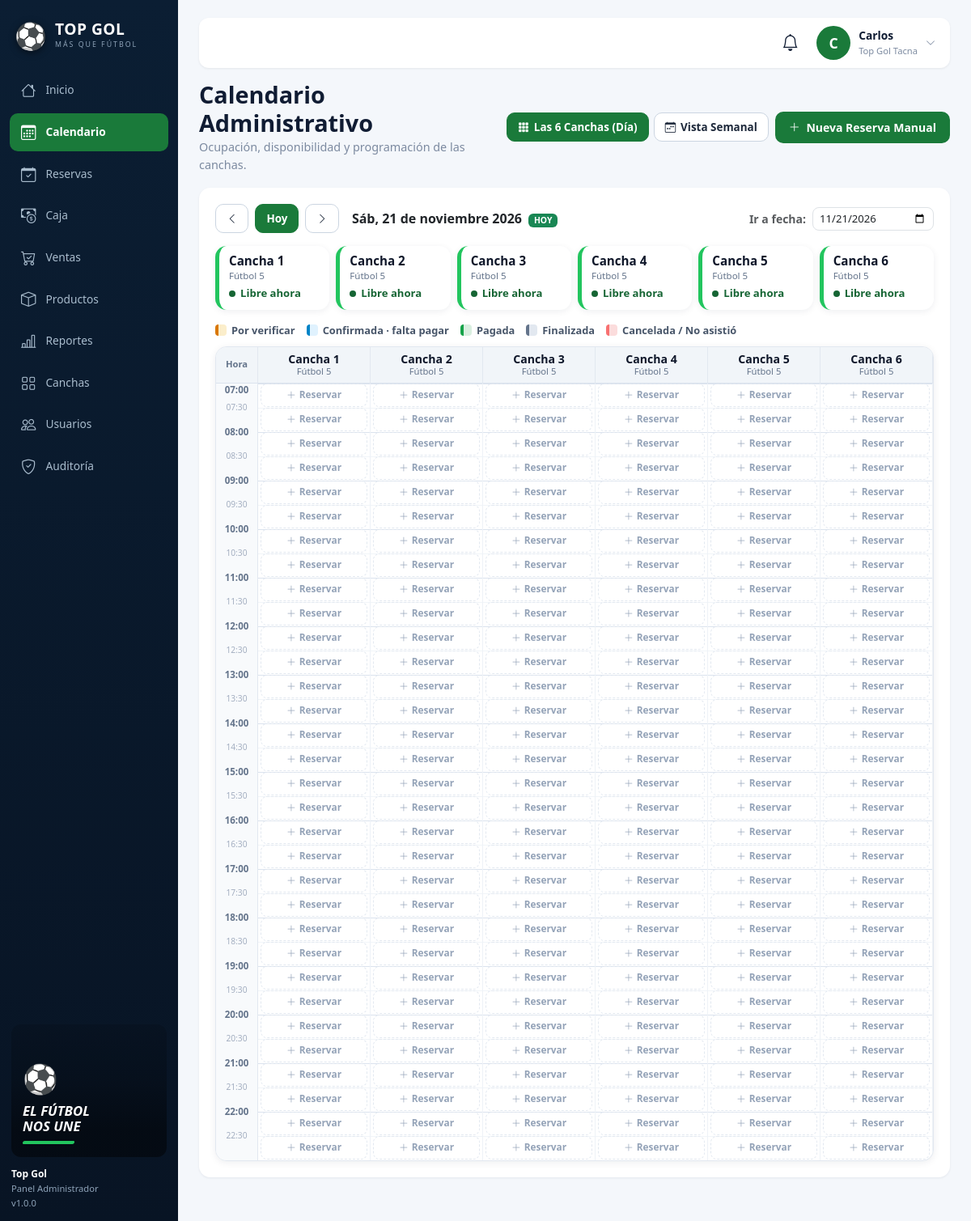
/admin/calendario (signed in), run on the app's committed database.
### tables this page shows
CREATE TABLE IF NOT EXISTS `canchas` (
  `id`          INT NOT NULL AUTO_INCREMENT,
  `nombre`      VARCHAR(100) NOT NULL,
  `descripcion` TEXT DEFAULT NULL,
  `precio_hora` DECIMAL(10,2) NOT NULL,
  `capacidad`   INT NOT NULL,
  `tipo`        ENUM('futbol_5','futbol_7','futbol_11') NOT NULL DEFAULT 'futbol_5',
  `iluminacion` TINYINT(1) NOT NULL DEFAULT 1,
  `techada`     TINYINT(1) NOT NULL DEFAULT 0,
  `estado`      ENUM('disponible','mantenimiento') NOT NULL DEFAULT 'disponible',
  `created_at`  TIMESTAMP NOT NULL DEFAULT CURRENT_TIMESTAMP,
  `updated_at`  TIMESTAMP NOT NULL DEFAULT CURRENT_TIMESTAMP ON UPDATE CURRENT_TIMESTAMP,
  PRIMARY KEY (`id`)
);

### app/Views/reservas/calendario.php (the view, shortened to what the rows shown need)
<?php
$diasN = ['Lun', 'Mar', 'Mié', 'Jue', 'Vie', 'Sáb', 'Dom'];
$mesesL = ['', 'enero', 'febrero', 'marzo', 'abril', 'mayo', 'junio', 'julio', 'agosto', 'septiembre', 'octubre', 'noviembre', 'diciembre'];
$tipoLabels = ['futbol_5' => 'Fútbol 5', 'futbol_7' => 'Fútbol 7', 'futbol_11' => 'Fútbol 11'];
$aMin = static fn(string $hms): int => ((int)substr($hms, 0, 2)) * 60 + (int)substr($hms, 3, 2);
$finMin = static function (array $r) use ($aMin): int {
    $f = $aMin((string)$r['hora_fin']);
    return $f === 0 ? 1440 : $f;
};
$hhmm = static fn(int $m): string => sprintf('%02d:%02d', intdiv($m, 60), $m % 60);
$unicas = static function (array $celdas): array {
    $out = [];
    foreach ($celdas as $lista) {
        foreach ($lista as $r) { $out[(int)$r['id']] = $r; }
    }
    return array_values($out);
};
$carriles = static function (array $lista) use ($aMin, $finMin): array {
    usort($lista, static fn($a, $b) => $aMin((string)$a['hora_inicio']) <=> $aMin((string)$b['hora_inicio']));
    $res = []; $grupo = []; $finGrupo = -1; $finCarril = [];
    $cerrar = static function () use (&$res, &$grupo, &$finCarril) {
        $n = max(1, count($finCarril));
        foreach ($grupo as $g) { $g['lanes'] = $n; $res[] = $g; }
        $grupo = []; $finCarril = [];
    };
    foreach ($lista as $r) {
        $ini = $aMin((string)$r['hora_inicio']);
        $fin = $finMin($r);
        if (!empty($grupo) && $ini >= $finGrupo) { $cerrar(); $finGrupo = -1; }
        $lane = 0;
        while (isset($finCarril[$lane]) && $finCarril[$lane] > $ini) { $lane++; }
        $finCarril[$lane] = $fin;
        $finGrupo = max($finGrupo, $fin);
        $grupo[] = ['r' => $r, 'lane' => $lane, 'ini' => $ini, 'fin' => $fin];
    }
    if (!empty($grupo)) { $cerrar(); }
    return $res;
};
$rangoVisible = static function (array $fechas, array $reservas) use ($aMin, $finMin): array {
    $ini = 1440; $fin = 0;
    foreach ($fechas as $f) {
        $h = getHorarioProvisionalNegocio($f);
        $ini = min($ini, $aMin($h['apertura']));
        $fin = max($fin, $aMin($h['cierre']));
    }
    foreach ($reservas as $r) {
        $ini = min($ini, $aMin((string)$r['hora_inicio']));
        $fin = max($fin, $finMin($r));
    }
    return [intdiv($ini, 60) * 60, (int)(ceil($fin / 60) * 60)];
};
$leyenda = static function (): void { ?>
    <div class="cal-leyenda" aria-label="Colores de las reservas">
        <span class="lg verificar"><i></i> Por verificar</span>
        <span class="lg falta"><i></i> Confirmada · falta pagar</span>
        <span class="lg pagada"><i></i> Pagada</span>
        <span class="lg fin"><i></i> Finalizada</span>
        <span class="lg neg"><i></i> Cancelada / No asistió</span>
    </div>
<?php };
    ?>
    <?php
$estadoCancha = static function (array $reservas, bool $esHoy, int $ahoraMin) use ($aMin, $finMin, $hhmm): array {
    if (!$esHoy) {
        $n = count($reservas);
        return ['cls' => 'libre', 'txt' => $n > 0 ? $n . ($n === 1 ? ' reserva' : ' reservas') : 'Libre todo el día'];
    }
    $prox = null;
    foreach ($reservas as $r) {
        $i = $aMin((string)$r['hora_inicio']); $f = $finMin($r);
        if ($i <= $ahoraMin && $ahoraMin < $f) {
            return ['cls' => 'ocupada', 'txt' => 'Ocupada hasta ' . $hhmm($f)];
        }
        if ($i > $ahoraMin && ($prox === null || $i < $prox)) { $prox = $i; }
    }
    return $prox !== null ? ['cls' => 'libre', 'txt' => 'Libre ahora', 'sub' => 'Próx: ' . $hhmm($prox)] : ['cls' => 'libre', 'txt' => 'Libre ahora'];
};
?>
<?php require VIEWS_PATH . DIRECTORY_SEPARATOR . 'layout' . DIRECTORY_SEPARATOR . 'admin_top.php'; ?>
<div class="cal-header-bar">
    <div>
        <h1 class="adm-h1">Calendario Administrativo</h1>
        <p class="adm-sub">Ocupación, disponibilidad y programación de las canchas.</p>
    </div>
    <div class="cal-actions">
        <div class="cal-seg" role="group">
            <a href="<?= url('/admin/calendario?vista=dia&fecha=' . ($vista === 'dia' ? $fechaDia : date('Y-m-d'))) ?>" class="cal-btn <?= $vista === 'dia' ? 'active' : '' ?>">
                <i class="bi bi-grid-3x3-gap-fill"></i> Las 6 Canchas (Día)
            </a>
            <a href="<?= url('/admin/calendario?vista=semana&semana=' . ($vista === 'dia' ? $fechaDia : $semanaRef)) ?>" class="cal-btn <?= $vista === 'semana' ? 'active' : '' ?>">
                <i class="bi bi-calendar-week"></i> Vista Semanal
            </a>
        </div>
        <a href="<?= url('/reserva/crear') ?>" class="btn btn-sm fw-bold" style="background:#1a7a3a;color:#fff;border-radius:10px;padding:8px 16px;">
            <i class="bi bi-plus-lg me-1"></i> Nueva Reserva Manual
        </a>
    </div>
</div>
<?php if ($vista === 'dia'): ?>
    <?php
        $tsDia = strtotime($fechaDia);
        $diaN = $diasN[(date('N', $tsDia) - 1)];
        $fechaTxt = $diaN . ', ' . date('d', $tsDia) . ' de ' . $mesesL[(int)date('n', $tsDia)] . ' ' . date('Y', $tsDia);
        $diaAnterior = date('Y-m-d', strtotime($fechaDia . ' -1 day'));
        $diaSiguiente = date('Y-m-d', strtotime($fechaDia . ' +1 day'));
        $esHoy = ($fechaDia === $hoy);
        $ahoraMin = $aMin(substr($horaActual, 0, 5));
        $todasDia = [];
        $porCancha = [];
        foreach ($canchas as $c) {
            $cid = (int)$c['id'];
            $porCancha[$cid] = $unicas($grillaDia[$cid] ?? []);
            $todasDia = array_merge($todasDia, $porCancha[$cid]);
        }
        [$rIni, $rFin] = $rangoVisible([$fechaDia], $todasDia);
        $altoGrid = (int)round(($rFin - $rIni) * CAL_PX_MIN);
        $negocioDia = getHorarioProvisionalNegocio($fechaDia);
        $abreMin = $aMin($negocioDia['apertura']);
        $cierraMin = $aMin($negocioDia['cierre']);
        $scrollA = $esHoy ? max(0, (int)round(($ahoraMin - 60 - $rIni) * CAL_PX_MIN)) : 0;
    ?>
    <div class="panel-2 mb-4">
        <div class="d-flex align-items-center justify-content-between flex-wrap gap-3 mb-3">
            <div class="cal-nav">
                <a href="<?= url('/admin/calendario?vista=dia&fecha=' . $diaAnterior) ?>" class="cal-btn" title="Día anterior"><i class="bi bi-chevron-left"></i></a>
                <a href="<?= url('/admin/calendario?vista=dia&fecha=' . $hoy) ?>" class="cal-btn <?= $esHoy ? 'active' : '' ?>">Hoy</a>
                <a href="<?= url('/admin/calendario?vista=dia&fecha=' . $diaSiguiente) ?>" class="cal-btn" title="Día siguiente"><i class="bi bi-chevron-right"></i></a>
                <span class="fw-bold text-dark fs-6 ms-2">
                    <?= htmlspecialchars($fechaTxt) ?>
                    <?php if ($esHoy): ?><span class="badge bg-success ms-1" style="font-size:0.65rem;">HOY</span><?php endif; ?>
                </span>
            </div>
            <form action="<?= url('/admin/calendario') ?>" method="GET" class="d-flex align-items-center gap-2">
                <label for="fechaPick" class="small fw-bold text-muted mb-0">Ir a fecha:</label>
                <input type="date" id="fechaPick" name="fecha" value="<?= htmlspecialchars($fechaDia) ?>" class="form-control form-control-sm" style="border-radius:8px;font-size:.82rem;width:150px;" onchange="this.form.submit()">
            </form>
        </div>
        <div class="row g-2 mb-3">
            <?php foreach ($canchas as $c): ?>
                <?php
                    $cid = (int)$c['id'];
                    $enMant = ($c['estado'] === 'mantenimiento');
                    $est = $enMant ? ['cls' => 'mant', 'txt' => 'En mantenimiento'] : $estadoCancha($porCancha[$cid], $esHoy, $ahoraMin);
                ?>
                <div class="col-6 col-md-4 col-xl-2">
                    <div class="cancha-card <?= $est['cls'] ?>">
                        <div class="c-title"><?= htmlspecialchars($c['nombre']) ?></div>
                        <div class="c-tipo"><?= htmlspecialchars($tipoLabels[$c['tipo']] ?? $c['tipo']) ?></div>
                        <div class="c-status"><i></i><span><?= htmlspecialchars($est['txt']) ?></span></div>
                    </div>
                </div>
            <?php endforeach; ?>
        </div>
        <?php $leyenda(); ?>
        <div class="cal-wrap" id="calScroll" data-scroll="<?= $scrollA ?>">
            <div class="cal-grid" style="--cols: <?= count($canchas) ?>; --ppm: <?= CAL_PX_MIN ?>;">
                <div class="cal-corner">Hora</div>
                <?php foreach ($canchas as $c): ?>
                    <div class="cal-colhead">
                        <div class="t1"><?= htmlspecialchars($c['nombre']) ?></div>
                        <div class="t2"><?= htmlspecialchars($tipoLabels[$c['tipo']] ?? $c['tipo']) ?></div>
                    </div>
                <?php endforeach; ?>
                <div class="cal-hours" style="height: <?= $altoGrid ?>px;">
                    <?php for ($m = $rIni; $m < $rFin; $m += 30): ?>
                        <span class="h <?= $m % 60 === 0 ? '' : 'med' ?>" style="top: <?= round(($m - $rIni) * CAL_PX_MIN) + ($m === $rIni ? 8 : 0) ?>px;"><?= $hhmm($m) ?></span>
                    <?php endfor; ?>
                </div>
                <?php foreach ($canchas as $c): ?>
                    <?php $cid = (int)$c['id']; $esMant = ($c['estado'] === 'mantenimiento'); $lista = $carriles($porCancha[$cid]); ?>
                    <div class="cal-col <?= $esMant ? 'mant' : '' ?>" style="height: <?= $altoGrid ?>px;">
                        <?php if ($esMant): ?>
                            <div class="mant-lbl"><i class="bi bi-slash-circle"></i> Mantenimiento</div>
                        <?php else: ?>
                            <?php for ($m = max($rIni, $abreMin); $m < min($rFin, $cierraMin); $m += 30): ?>
                                <a href="<?= url("/reserva/crear?cancha_id={$cid}&fecha={$fechaDia}&horario=" . $hhmm($m)) ?>" class="cal-add" style="top: <?= round(($m - $rIni) * CAL_PX_MIN) ?>px; height: <?= round(30 * CAL_PX_MIN) - 1 ?>px;" title="Reservar a las <?= $hhmm($m) ?>"><i class="bi bi-plus-lg me-1"></i> Reservar</a>
                            <?php endfor; ?>
                        <?php endif; ?>
                    </div>
                <?php endforeach; ?>
            </div>
        </div>
    </div>
<?php endif; ?>
<?php require VIEWS_PATH . DIRECTORY_SEPARATOR . 'layout' . DIRECTORY_SEPARATOR . 'admin_bottom.php'; ?>

### app/Core/Router.php (shortened to what the rows shown need)
<?php
class Router {
    private array $rutas = [
        'GET'  => [],
        'POST' => []
    ];
    private function registrar(string $metodo, string $ruta, string $accion, array $middlewares): void {
        $rutaNormalizada = '/' . trim($ruta, '/');
        preg_match_all('/\{([a-zA-Z0-9_]+)\}/', $rutaNormalizada, $matches);
        $nombresParametros = $matches[1] ?? [];
        $regex = preg_replace('/\{[a-zA-Z0-9_]+\}/', '([^/]+)', $rutaNormalizada);
        $regexFinal = '#^' . $regex . '$#';
        $this->rutas[$metodo][] = [
            'ruta'        => $rutaNormalizada,
            'regex'       => $regexFinal,
            'accion'      => $accion,
            'params'      => $nombresParametros,
            'middlewares' => $middlewares
        ];
    }
    public function dispatch(): void {
        $metodo = $_SERVER['REQUEST_METHOD'] ?? 'GET';
        $uri = $this->obtenerRutaActual();
        foreach ($this->rutas[$metodo] as $rutaInfo) {
            if (preg_match($rutaInfo['regex'], $uri, $matches)) {
                array_shift($matches);
                $this->ejecutarAccion($rutaInfo['accion'], $matches);
                return;
            }
        }
    }
    private function obtenerRutaActual(): string {
        if (!empty($_GET['url']) && $_GET['url'] !== 'index.php') {
            $uri = '/' . trim((string)$_GET['url'], '/');
            $uri = preg_replace('#^/public(/|$)#', '$1', $uri);
            $uri = '/' . trim($uri, '/');
            return $uri === '//' ? '/' : $uri;
        }
        $requestUri = $_SERVER['REQUEST_URI'] ?? '/';
        $requestUri = preg_replace('#^/public(/|$)#', '$1', $requestUri);
        $requestUri = preg_replace('#^/index\.php(/|$)#', '$1', $requestUri);
        $uri = '/' . trim($requestUri, '/');
        return $uri === '//' ? '/' : $uri;
    }
    private function ejecutarAccion(string $accion, array $params): void {
        [$controladorNombre, $metodo] = explode('@', $accion);
        $controlador = new $claseCompleta();
        call_user_func_array([$controlador, $metodo], $params);
    }
}

### data on the page
canchas: nombre "Cancha 1", tipo "Fútbol 5", estado+id "Libre ahora"
canchas: nombre "Cancha 2", tipo "Fútbol 5", estado+id "Libre ahora"
canchas: nombre "Cancha 3", tipo "Fútbol 5", estado+id "Libre ahora"
canchas: nombre "Cancha 4", tipo "Fútbol 5", estado+id "Libre ahora"
canchas: nombre "Cancha 5", tipo "Fútbol 5", estado+id "Libre ahora"
canchas: nombre "Cancha 6", tipo "Fútbol 5", estado+id "Libre ahora"

### other printed values
$itemNav['label'] "Inicio"
$itemNav['label'] "Calendario"
$itemNav['label'] "Reservas"
$itemNav['label'] "Caja"
$itemNav['label'] "Ventas"
$itemNav['label'] "Productos"
$itemNav['label'] "Reportes"
$itemNav['label'] "Canchas"
$itemNav['label'] "Usuarios"
$itemNav['label'] "Auditoría"
$hhmm($m) "07:00"
$hhmm($m) "07:30"
$hhmm($m) "08:00"
$hhmm($m) "08:30"
$hhmm($m) "09:00"
